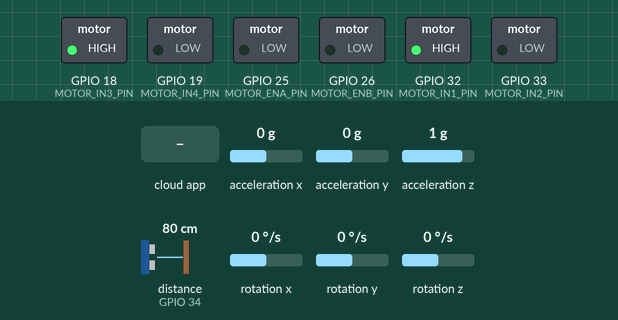
This sketch was run on a simulated ESP32. On the bench: switched loads named in the sketch (green lamp = pin HIGH). Wiring (inferred from the names in the program): ultrasonic range finder: trigger GPIO 13; echo GPIO 34; MPU-6050 motion sensor at I2C address 0x68. Inputs (shaded band) come from the test bench; at power-on: acceleration x 0 g, acceleration y 0 g, acceleration z 1 g, distance to the obstacle (sensor on GPIO 34) 80 cm, rotation x 0 °/s, rotation y 0 °/s, rotation z 0 °/s. The ROS host is connected and sends only what is stated; pins used as bus, display or sensor lines are not drawn.

Above: at 3.2 s.
3.3 s: the phone or cloud app sets linear.x to -100
At 4.6 s:
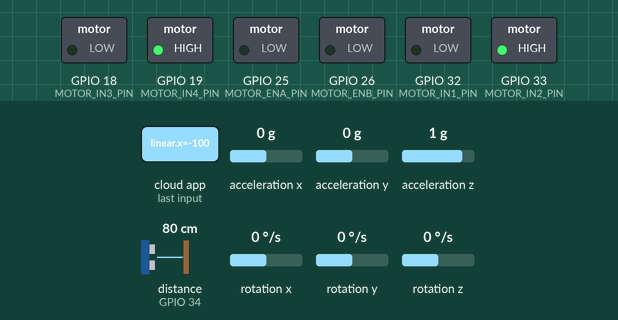
4.9 s: the phone or cloud app sets angular.z to -100
At 5.7 s:
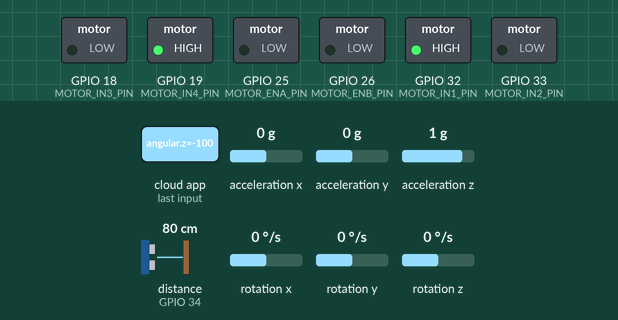
6.5 s: the phone or cloud app sets linear.x to 0
At 7.2 s:
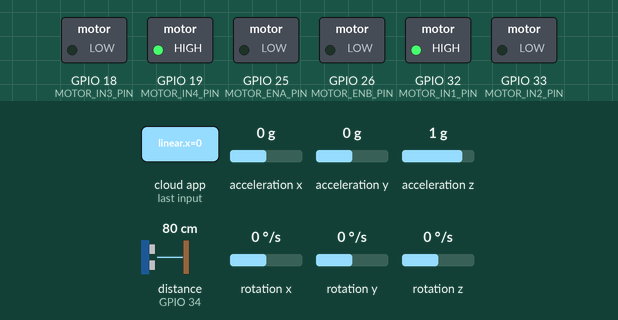
8.1 s: the phone or cloud app sets angular.z to 100
At 9.3 s:
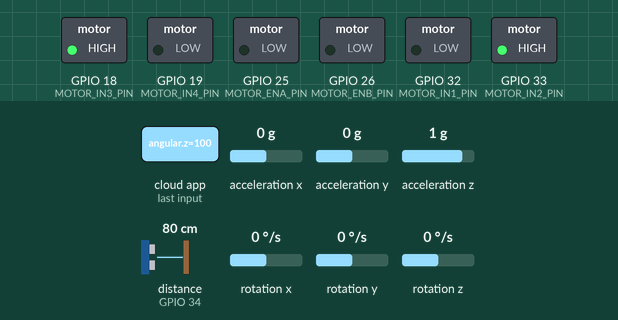
9.7 s: the phone or cloud app sets linear.x to 100
At 10.6 s:
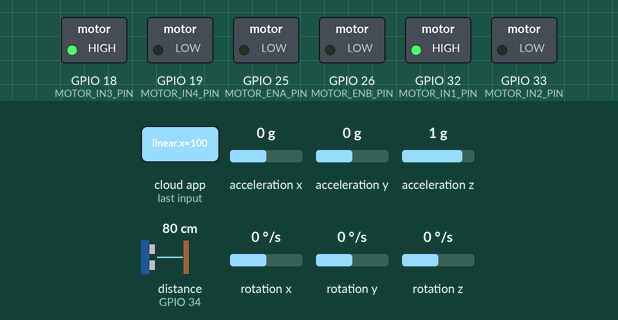
11.3 s: the phone or cloud app sets angular.z to 0
At 12.0 s:
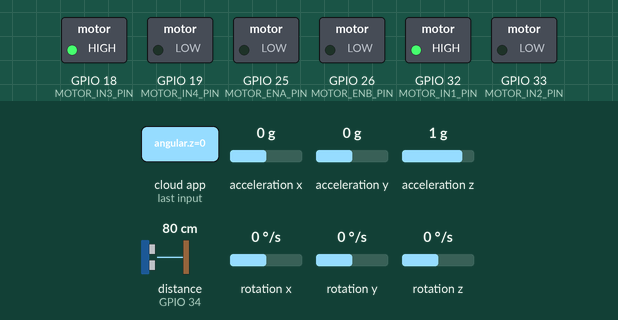
Timing chart, 0 to 13.9 s (numbered marks = the images above; inputs shaded):
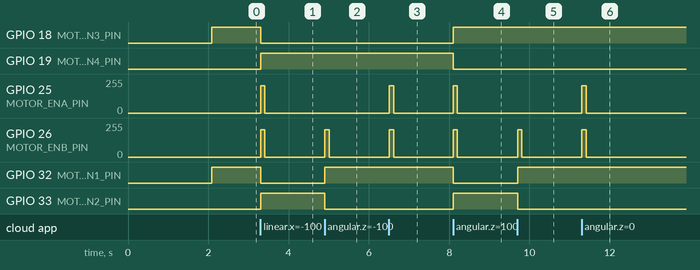

Measured:
- after the input at 3.3 s, GPIO 18 (MOTOR_IN3_PIN), GPIO 32 (MOTOR_IN1_PIN): HIGH → LOW at once; GPIO 19 (MOTOR_IN4_PIN), GPIO 33 (MOTOR_IN2_PIN): LOW → HIGH at once; GPIO 25 (MOTOR_ENA_PIN), GPIO 26 (MOTOR_ENB_PIN): 0/255 → 204/255 at once, → 0/255 0.10 s later
- after the input at 4.9 s, GPIO 26 (MOTOR_ENB_PIN): 0/255 → 204/255 at once, → 0/255 0.10 s later; GPIO 32 (MOTOR_IN1_PIN): LOW → HIGH at once; GPIO 33 (MOTOR_IN2_PIN): HIGH → LOW at once
- after the input at 6.5 s, GPIO 25 (MOTOR_ENA_PIN), GPIO 26 (MOTOR_ENB_PIN): 0/255 → 204/255 at once, → 0/255 0.10 s later
- after the input at 8.1 s, GPIO 18 (MOTOR_IN3_PIN), GPIO 33 (MOTOR_IN2_PIN): LOW → HIGH at once; GPIO 19 (MOTOR_IN4_PIN), GPIO 32 (MOTOR_IN1_PIN): HIGH → LOW at once; GPIO 25 (MOTOR_ENA_PIN), GPIO 26 (MOTOR_ENB_PIN): 0/255 → 204/255 at once, → 0/255 0.10 s later
- after the input at 9.7 s, GPIO 26 (MOTOR_ENB_PIN): 0/255 → 204/255 at once, → 0/255 0.10 s later; GPIO 32 (MOTOR_IN1_PIN): LOW → HIGH at once; GPIO 33 (MOTOR_IN2_PIN): HIGH → LOW at once
- after the input at 11.3 s, GPIO 25 (MOTOR_ENA_PIN), GPIO 26 (MOTOR_ENB_PIN): 0/255 → 204/255 at once, → 0/255 0.11 s later

The sketch:

vehicle_firmware.ino
```cpp
// ============================================================
// Module:      vehicle_firmware.ino
// Description: ASV catamaran vehicle micro-ROS node. Owns motor
//              control (L298N), MPU-6050 IMU, and JSN-SR04T sonar.
//              Subscribes /cmd_vel; publishes /imu/data, /wheel/velocity,
//              and /collision/range_cm. Enforces ESTOP, cmd watchdog,
//              and stall-current protection in the control loop.
// Target:      ESP32 #1 (vehicle), micro-ROS Arduino, ROS 2 Jazzy agent
// Pipeline:    Pi micro-ROS agent <-UART/USB-> THIS -> L298N / sensors
// Author:      fpga-verilog-engineer agent (firmware task)
// Date:        2026-06-29
// ============================================================
//
// CLAUDE.md contract:
//  - Subscribes /cmd_vel (Twist), RELIABLE QoS.
//  - Publishes /imu/data (Imu, 100Hz) BEST_EFFORT,
//              /wheel/velocity (TwistStamped, 50Hz) BEST_EFFORT,
//              /collision/range_cm (10Hz) BEST_EFFORT.
//  - micro-ROS agent link over Serial @ 115200.
//  - Safety overrides (ESTOP, watchdog, stall trip) run in loop(),
//    not only in the cmd_vel callback.
//
// micro-ROS Arduino library required (micro_ros_arduino). Transport
// defaults to serial; configure the agent on the Pi to match.
//
#include <micro_ros_arduino.h>

#include <stdio.h>
#include <rcl/rcl.h>
#include <rcl/error_handling.h>
#include <rclc/rclc.h>
#include <rclc/executor.h>

#include <geometry_msgs/msg/twist.h>
#include <geometry_msgs/msg/twist_stamped.h>
#include <sensor_msgs/msg/imu.h>
#include <std_msgs/msg/float32.h>

#include "motor_control.h"
#include "mpu6050_driver.h"
#include "sonar_driver.h"

// ---- Loop rate constants ----
#define IMU_PERIOD_MS     10    // 100Hz (CLAUDE.md)
#define WHEEL_PERIOD_MS   20    // 50Hz  (CLAUDE.md)
#define SONAR_PERIOD_MS   100   // 10Hz  (CLAUDE.md)
#define CONTROL_PERIOD_MS 10    // 100Hz motor/safety update

// ---- Wheel velocity estimation (CLAUDE.md placeholder) ----
#define WHEEL_MAX_SPEED_MS  0.5f   // m/s at full duty; CALIBRATE at pool test

// ---- micro-ROS entities ----
rcl_node_t        node;
rclc_support_t    support;
rcl_allocator_t   allocator;
rclc_executor_t   executor;

rcl_subscription_t sub_cmd_vel;
rcl_publisher_t    pub_imu;
rcl_publisher_t    pub_wheel;
rcl_publisher_t    pub_range;

geometry_msgs__msg__Twist        msg_cmd_vel;
sensor_msgs__msg__Imu            msg_imu;
geometry_msgs__msg__TwistStamped msg_wheel;
std_msgs__msg__Float32           msg_range;

// ---- Timing accumulators ----
uint32_t t_imu = 0, t_wheel = 0, t_sonar = 0, t_ctrl = 0;

#define RCCHECK(fn) { rcl_ret_t rc = (fn); if (rc != RCL_RET_OK) { error_loop(); } }
#define RCSOFT(fn)  { rcl_ret_t rc = (fn); (void)rc; }

// Fatal init failure: blink onboard LED forever (safe — motors stay at 0).
void error_loop() {
  pinMode(LED_BUILTIN, OUTPUT);
  while (1) {
    digitalWrite(LED_BUILTIN, !digitalRead(LED_BUILTIN));
    delay(120);
  }
}

// ---- cmd_vel callback: only updates the command, never drives PWM directly.
// Actual PWM application + all safety overrides happen in motor_update().
void cmd_vel_cb(const void *msgin) {
  const geometry_msgs__msg__Twist *m = (const geometry_msgs__msg__Twist *)msgin;
  motor_on_cmd_vel((float)m->linear.x, (float)m->angular.z);
}

// Fill the static parts of the IMU message once.
void imu_msg_init() {
  // frame_id = "imu_link"
  static char imu_frame[] = "imu_link";
  msg_imu.header.frame_id.data = imu_frame;
  msg_imu.header.frame_id.size = strlen(imu_frame);
  msg_imu.header.frame_id.capacity = sizeof(imu_frame);

  // Orientation not estimated on the MCU -> mark unknown per ROS convention:
  // orientation covariance[0] = -1 signals "no orientation".
  msg_imu.orientation.x = 0; msg_imu.orientation.y = 0;
  msg_imu.orientation.z = 0; msg_imu.orientation.w = 1;
  for (int i = 0; i < 9; i++) {
    msg_imu.orientation_covariance[i] = 0.0;
    msg_imu.angular_velocity_covariance[i] = 0.0;
    msg_imu.linear_acceleration_covariance[i] = 0.0;
  }
  // CLAUDE.md: covariances -1 (unknown) for bring-up.
  msg_imu.orientation_covariance[0] = -1.0;
  msg_imu.angular_velocity_covariance[0] = -1.0;
  msg_imu.linear_acceleration_covariance[0] = -1.0;
}

void wheel_msg_init() {
  static char wheel_frame[] = "base_link";
  msg_wheel.header.frame_id.data = wheel_frame;
  msg_wheel.header.frame_id.size = strlen(wheel_frame);
  msg_wheel.header.frame_id.capacity = sizeof(wheel_frame);
}

void setup() {
  // Drivers first so motors are guaranteed at 0 before anything else.
  motor_setup();
  sonar_setup();
  bool imu_ok = mpu_setup();
  (void)imu_ok;  // continue even if IMU absent; /imu/data will read zeros

  // micro-ROS transport over default Serial @ 115200 (CLAUDE.md).
  Serial.begin(115200);
  set_microros_transports();
  delay(2000);

  allocator = rcl_get_default_allocator();
  RCCHECK(rclc_support_init(&support, 0, NULL, &allocator));
  RCCHECK(rclc_node_init_default(&node, "asv_vehicle_node", "", &support));

  // Subscriber: /cmd_vel (RELIABLE — default reliable QoS).
  RCCHECK(rclc_subscription_init_default(
      &sub_cmd_vel, &node,
      ROSIDL_GET_MSG_TYPE_SUPPORT(geometry_msgs, msg, Twist),
      "/cmd_vel"));

  // Publishers: sensor streams use BEST_EFFORT (CLAUDE.md).
  RCCHECK(rclc_publisher_init_best_effort(
      &pub_imu, &node,
      ROSIDL_GET_MSG_TYPE_SUPPORT(sensor_msgs, msg, Imu),
      "/imu/data"));
  RCCHECK(rclc_publisher_init_best_effort(
      &pub_wheel, &node,
      ROSIDL_GET_MSG_TYPE_SUPPORT(geometry_msgs, msg, TwistStamped),
      "/wheel/velocity"));
  RCCHECK(rclc_publisher_init_best_effort(
      &pub_range, &node,
      ROSIDL_GET_MSG_TYPE_SUPPORT(std_msgs, msg, Float32),
      "/collision/range_cm"));

  // Executor with one subscription.
  RCCHECK(rclc_executor_init(&executor, &support.context, 1, &allocator));
  RCCHECK(rclc_executor_add_subscription(
      &executor, &sub_cmd_vel, &msg_cmd_vel, &cmd_vel_cb, ON_NEW_DATA));

  imu_msg_init();
  wheel_msg_init();

  uint32_t now = millis();
  t_imu = t_wheel = t_sonar = t_ctrl = now;
}

void loop() {
  uint32_t now = millis();

  // Service incoming /cmd_vel (non-blocking spin).
  RCSOFT(rclc_executor_spin_some(&executor, RCL_MS_TO_NS(1)));

  // --- Control + safety @ 100Hz: ESTOP, watchdog, stall trip, PWM apply ---
  if ((now - t_ctrl) >= CONTROL_PERIOD_MS) {
    t_ctrl = now;
    motor_set_estop(sonar_get_estop());  // latch latest ESTOP into motor logic
    motor_update();                      // applies all overrides + PWM
  }

  // --- IMU publish @ 100Hz ---
  if ((now - t_imu) >= IMU_PERIOD_MS) {
    t_imu = now;
    ImuSample s = mpu_read();
    msg_imu.header.stamp.sec     = (int32_t)(now / 1000);
    msg_imu.header.stamp.nanosec = (uint32_t)((now % 1000) * 1000000UL);
    msg_imu.angular_velocity.x = s.gx;
    msg_imu.angular_velocity.y = s.gy;
    msg_imu.angular_velocity.z = s.gz;
    msg_imu.linear_acceleration.x = s.ax;
    msg_imu.linear_acceleration.y = s.ay;
    msg_imu.linear_acceleration.z = s.az;
    RCSOFT(rcl_publish(&pub_imu, &msg_imu, NULL));
  }

  // --- Wheel velocity publish @ 50Hz (estimated from applied duty) ---
  if ((now - t_wheel) >= WHEEL_PERIOD_MS) {
    t_wheel = now;
    float lfrac = (float)motor_get_left_duty()  / (float)MOTOR_LEDC_MAX;
    float rfrac = (float)motor_get_right_duty() / (float)MOTOR_LEDC_MAX;
    float lvel  = lfrac * WHEEL_MAX_SPEED_MS * (motor_get_left_fwd()  ? 1.0f : -1.0f);
    float rvel  = rfrac * WHEEL_MAX_SPEED_MS * (motor_get_right_fwd() ? 1.0f : -1.0f);

    // Body-frame: linear.x = mean forward speed, angular.z ~ (R-L) differential.
    msg_wheel.header.stamp.sec     = (int32_t)(now / 1000);
    msg_wheel.header.stamp.nanosec = (uint32_t)((now % 1000) * 1000000UL);
    msg_wheel.twist.linear.x  = 0.5f * (lvel + rvel);
    msg_wheel.twist.angular.z = (rvel - lvel);  // scaled by track width downstream
    RCSOFT(rcl_publish(&pub_wheel, &msg_wheel, NULL));
  }

  // --- Sonar publish + ESTOP update @ 10Hz ---
  if ((now - t_sonar) >= SONAR_PERIOD_MS) {
    t_sonar = now;
    sonar_update();  // refreshes range + ESTOP latch (consumed by control loop)
    msg_range.data = sonar_get_range_cm();
    RCSOFT(rcl_publish(&pub_range, &msg_range, NULL));
  }
}
```

motor_control.h
```cpp
// ============================================================
// Module:      motor_control.h
// Description: L298N dual H-bridge driver for the ASV catamaran.
//              LEDC PWM generation, 80% duty hard cap, software
//              stall-current estimation/trip, and cmd_vel -> duty
//              mixing. Safety-critical: this is the only path that
//              energizes the thrusters.
// Target:      ESP32 #1 (vehicle), micro-ROS, Arduino framework
// Pipeline:    /cmd_vel (Twist) -> THIS -> L298N ENA/ENB PWM
// Author:      fpga-verilog-engineer agent (firmware task)
// Date:        2026-06-29
// ============================================================
//
// CLAUDE.md hardware contract sources:
//  - ENA -> GPIO25 (LEDC ch0), ENB -> GPIO26 (LEDC ch1)
//  - Max duty 80%: L298N ~2V drop, 80% on 11.1V = ~9V effective;
//    full duty risks over-voltage on thrusters.
//  - PWM frequency 20kHz: inaudible, clean drive for L298N.
//  - Stall trip: estimated current > 1.5A/channel for >100ms ->
//    cut PWM to 0, resume at 50% duty after 500ms.
//  - LICHIFIT RF-370 stall = 5-8.6A destroys L298N (3A peak) ->
//    the duty cap is NOT sufficient on its own; stall trip is mandatory.
//
#ifndef MOTOR_CONTROL_H
#define MOTOR_CONTROL_H

#include <Arduino.h>

// ---- Pin map (CLAUDE.md: ENA->GPIO25, ENB->GPIO26) ----
// L298N direction pins (IN1..IN4) set forward/reverse per channel.
// Direction pins chosen on free GPIO; adjust to match wiring harness.
#define MOTOR_ENA_PIN      25   // Left channel PWM (LEDC ch0)
#define MOTOR_ENB_PIN      26   // Right channel PWM (LEDC ch1)
#define MOTOR_IN1_PIN      32   // Left  direction A
#define MOTOR_IN2_PIN      33   // Left  direction B
#define MOTOR_IN3_PIN      18   // Right direction A
#define MOTOR_IN4_PIN      19   // Right direction B

// ---- LEDC configuration ----
#define MOTOR_LEDC_FREQ_HZ     20000  // 20kHz (CLAUDE.md: inaudible, clean L298N drive)
#define MOTOR_LEDC_RES_BITS    10     // 10-bit resolution -> duty 0..1023
#define MOTOR_LEDC_MAX         1023   // (2^10 - 1)
#define MOTOR_LEDC_CH_LEFT     0      // LEDC channel 0 (ENA)
#define MOTOR_LEDC_CH_RIGHT    1      // LEDC channel 1 (ENB)

// ---- Duty cap (CLAUDE.md: 80% hard cap to protect thrusters) ----
// 0.80 * 1023 = 818.4 -> floor to 818.
#define MOTOR_DUTY_CAP   818

// ---- Stall protection (CLAUDE.md: >1.5A/channel for >100ms -> trip) ----
// Software estimation: I ~= duty_fraction * Vbus / R_motor_est.
// Bench-validate with INA219/shunt; firmware estimates in real time.
#define MOTOR_VBUS_V              9.0f   // Effective bus after L298N drop (~9V)
#define MOTOR_R_EST_OHM          3.0f    // Placeholder RF-370 winding+wiring estimate; CALIBRATE at bench
#define MOTOR_STALL_CURRENT_A    1.5f    // CLAUDE.md trip threshold per channel
#define MOTOR_STALL_TIME_MS      100     // CLAUDE.md: sustained >100ms before trip
#define MOTOR_STALL_RECOVER_MS   500     // CLAUDE.md: hold 0 for 500ms, then resume at 50%
#define MOTOR_STALL_RESUME_FRAC  0.50f   // CLAUDE.md: resume at 50% duty

// ---- cmd_vel mixing ----
// Differential drive: linear.x = forward, angular.z = turn.
// Inputs are clamped to [-1,1] then scaled to capped duty.
#define MOTOR_CMD_TIMEOUT_MS  500   // Watchdog: zero PWM if no cmd_vel for >500ms

struct MotorState {
  int   left_duty;        // current applied duty 0..MOTOR_DUTY_CAP
  int   right_duty;
  bool  left_forward;
  bool  right_forward;
  bool  stalled_left;     // currently in stall-trip cutoff
  bool  stalled_right;
  bool  estop;            // external ESTOP (sonar) latched
  uint32_t stall_left_start_ms;
  uint32_t stall_right_start_ms;
  uint32_t stall_left_recover_ms;
  uint32_t stall_right_recover_ms;
  uint32_t last_cmd_ms;   // last cmd_vel arrival time
};

static MotorState g_motor;

// ---- Setup ----
inline void motor_setup() {
  pinMode(MOTOR_IN1_PIN, OUTPUT);
  pinMode(MOTOR_IN2_PIN, OUTPUT);
  pinMode(MOTOR_IN3_PIN, OUTPUT);
  pinMode(MOTOR_IN4_PIN, OUTPUT);

  // Legacy LEDC API (broadly compatible across arduino-esp32 cores).
  ledcSetup(MOTOR_LEDC_CH_LEFT,  MOTOR_LEDC_FREQ_HZ, MOTOR_LEDC_RES_BITS);
  ledcSetup(MOTOR_LEDC_CH_RIGHT, MOTOR_LEDC_FREQ_HZ, MOTOR_LEDC_RES_BITS);
  ledcAttachPin(MOTOR_ENA_PIN, MOTOR_LEDC_CH_LEFT);
  ledcAttachPin(MOTOR_ENB_PIN, MOTOR_LEDC_CH_RIGHT);

  g_motor.left_duty = 0;
  g_motor.right_duty = 0;
  g_motor.left_forward = true;
  g_motor.right_forward = true;
  g_motor.stalled_left = false;
  g_motor.stalled_right = false;
  g_motor.estop = false;
  g_motor.stall_left_start_ms = 0;
  g_motor.stall_right_start_ms = 0;
  g_motor.stall_left_recover_ms = 0;
  g_motor.stall_right_recover_ms = 0;
  g_motor.last_cmd_ms = 0;

  // Force outputs low at boot.
  ledcWrite(MOTOR_LEDC_CH_LEFT, 0);
  ledcWrite(MOTOR_LEDC_CH_RIGHT, 0);
}

// Apply direction pins for a channel.
inline void motor_set_dir(bool forward, int in_a, int in_b) {
  digitalWrite(in_a, forward ? HIGH : LOW);
  digitalWrite(in_b, forward ? LOW  : HIGH);
}

// Estimate channel current from applied duty (CLAUDE.md software estimation).
inline float motor_estimate_current(int duty) {
  float frac = (float)duty / (float)MOTOR_LEDC_MAX;
  return frac * MOTOR_VBUS_V / MOTOR_R_EST_OHM;
}

// Clamp helper.
inline float motor_clampf(float v, float lo, float hi) {
  if (v < lo) return lo;
  if (v > hi) return hi;
  return v;
}

// Record a new cmd_vel command (called from the ROS subscriber callback).
// linear_x and angular_z expected roughly in [-1,1]; clamped here.
inline void motor_on_cmd_vel(float linear_x, float angular_z) {
  g_motor.last_cmd_ms = millis();

  float lx = motor_clampf(linear_x, -1.0f, 1.0f);
  float az = motor_clampf(angular_z, -1.0f, 1.0f);

  // Differential mix.
  float left  = lx - az;
  float right = lx + az;
  left  = motor_clampf(left,  -1.0f, 1.0f);
  right = motor_clampf(right, -1.0f, 1.0f);

  g_motor.left_forward  = (left  >= 0.0f);
  g_motor.right_forward = (right >= 0.0f);

  // Magnitude -> duty, capped at 80%.
  g_motor.left_duty  = (int)(fabsf(left)  * (float)MOTOR_DUTY_CAP);
  g_motor.right_duty = (int)(fabsf(right) * (float)MOTOR_DUTY_CAP);
}

// External ESTOP from sonar collision logic.
inline void motor_set_estop(bool estop) {
  g_motor.estop = estop;
}

// Stall state machine for one channel. Returns the duty to actually apply.
// Runs every control loop iteration (not just on cmd_vel) so it fires even
// if cmd_vel stops arriving — CLAUDE.md requirement.
inline int motor_stall_guard(int requested_duty,
                             bool *stalled,
                             uint32_t *stall_start_ms,
                             uint32_t *recover_ms) {
  uint32_t now = millis();

  // In recovery cutoff: hold 0 until recover window elapses, then resume @ 50%.
  if (*stalled) {
    if (now < *recover_ms) {
      return 0;
    }
    // Recovery window elapsed: resume at 50% of requested (CLAUDE.md).
    *stalled = false;
    *stall_start_ms = 0;
    return (int)((float)requested_duty * MOTOR_STALL_RESUME_FRAC);
  }

  // Not stalled: check estimated current against threshold.
  float i_est = motor_estimate_current(requested_duty);
  if (i_est > MOTOR_STALL_CURRENT_A) {
    if (*stall_start_ms == 0) {
      *stall_start_ms = now;  // start timing the over-current condition
    } else if ((now - *stall_start_ms) >= MOTOR_STALL_TIME_MS) {
      // Sustained over-current -> trip.
      *stalled = true;
      *recover_ms = now + MOTOR_STALL_RECOVER_MS;
      return 0;
    }
  } else {
    *stall_start_ms = 0;  // over-current cleared before trip
  }
  return requested_duty;
}

// Main motor update — call every control loop iteration.
// Order of overrides: ESTOP > cmd watchdog > stall guard > duty cap.
inline void motor_update() {
  int left_req  = g_motor.left_duty;
  int right_req = g_motor.right_duty;

  // ESTOP from sonar: zero immediately.
  if (g_motor.estop) {
    left_req = 0;
    right_req = 0;
  }

  // cmd_vel watchdog: if commands stale, zero PWM (safety stop).
  if ((millis() - g_motor.last_cmd_ms) > MOTOR_CMD_TIMEOUT_MS) {
    left_req = 0;
    right_req = 0;
  }

  // Stall guard runs every loop regardless of cmd_vel arrival.
  int left_out = motor_stall_guard(left_req,
                                   &g_motor.stalled_left,
                                   &g_motor.stall_left_start_ms,
                                   &g_motor.stall_left_recover_ms);
  int right_out = motor_stall_guard(right_req,
                                    &g_motor.stalled_right,
                                    &g_motor.stall_right_start_ms,
                                    &g_motor.stall_right_recover_ms);

  // Final 80% duty cap clamp (defense in depth).
  if (left_out  > MOTOR_DUTY_CAP) left_out  = MOTOR_DUTY_CAP;
  if (right_out > MOTOR_DUTY_CAP) right_out = MOTOR_DUTY_CAP;
  if (left_out  < 0) left_out  = 0;
  if (right_out < 0) right_out = 0;

  // Apply direction + PWM.
  motor_set_dir(g_motor.left_forward,  MOTOR_IN1_PIN, MOTOR_IN2_PIN);
  motor_set_dir(g_motor.right_forward, MOTOR_IN3_PIN, MOTOR_IN4_PIN);
  ledcWrite(MOTOR_LEDC_CH_LEFT,  left_out);
  ledcWrite(MOTOR_LEDC_CH_RIGHT, right_out);

  // Cache the actually-applied duty for wheel-velocity estimation.
  g_motor.left_duty  = left_out;
  g_motor.right_duty = right_out;
}

// Accessors for wheel-velocity estimation (main sketch).
inline int  motor_get_left_duty()  { return g_motor.left_duty; }
inline int  motor_get_right_duty() { return g_motor.right_duty; }
inline bool motor_get_left_fwd()   { return g_motor.left_forward; }
inline bool motor_get_right_fwd()  { return g_motor.right_forward; }

#endif // MOTOR_CONTROL_H
```

Source omitted: mpu6050_driver.h (4332 bytes), sonar_driver.h (4262 bytes)
